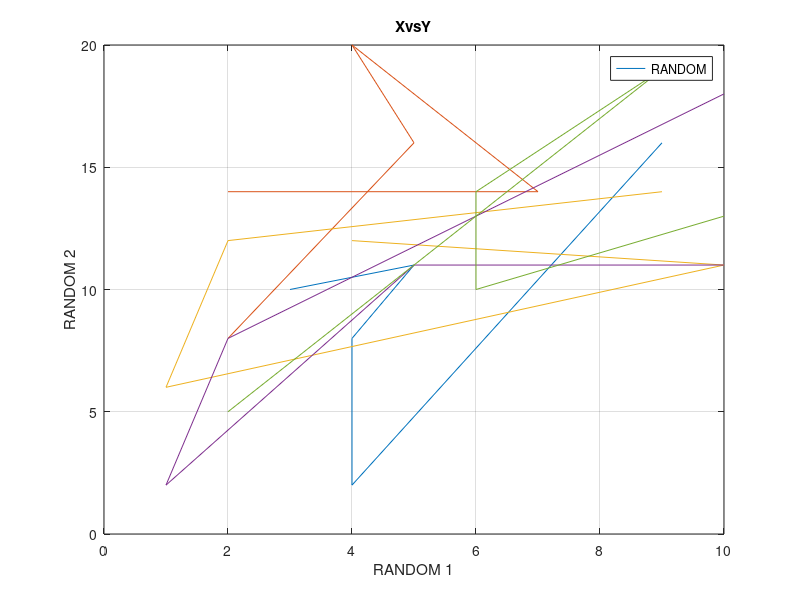

Write MATLAB code to recreate this figure.
x=randi([1,10],5);
y=randi([2,20],5);
plot(x,y)
xlabel("RANDOM 1");
ylabel("RANDOM 2");
title("XvsY");
legend("RANDOM");
grid on